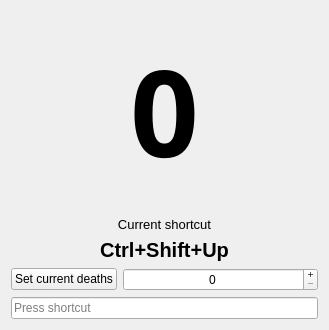
<?xml version="1.0" encoding="UTF-8"?>
<ui version="4.0">
 <class>MainWidget</class>
 <widget class="QWidget" name="MainWidget">
  <property name="geometry">
   <rect>
    <x>0</x>
    <y>0</y>
    <width>329</width>
    <height>330</height>
   </rect>
  </property>
  <property name="windowTitle">
   <string>Form</string>
  </property>
  <layout class="QVBoxLayout" name="verticalLayout_2">
   <item>
    <layout class="QVBoxLayout" name="mainVerticalLayout">
     <item>
      <spacer name="verticalSpacerTop">
       <property name="orientation">
        <enum>Qt::Vertical</enum>
       </property>
       <property name="sizeHint" stdset="0">
        <size>
         <width>20</width>
         <height>40</height>
        </size>
       </property>
      </spacer>
     </item>
     <item>
      <widget class="QLabel" name="currentDeathsLabel">
       <property name="sizePolicy">
        <sizepolicy hsizetype="Preferred" vsizetype="Expanding">
         <horstretch>0</horstretch>
         <verstretch>0</verstretch>
        </sizepolicy>
       </property>
       <property name="font">
        <font>
         <family>Noto Sans</family>
         <pointsize>90</pointsize>
         <weight>75</weight>
         <italic>false</italic>
         <bold>true</bold>
         <stylestrategy>PreferDefault</stylestrategy>
        </font>
       </property>
       <property name="text">
        <string notr="true">0</string>
       </property>
       <property name="textFormat">
        <enum>Qt::PlainText</enum>
       </property>
       <property name="alignment">
        <set>Qt::AlignCenter</set>
       </property>
      </widget>
     </item>
     <item>
      <spacer name="verticalSpacerBottom">
       <property name="orientation">
        <enum>Qt::Vertical</enum>
       </property>
       <property name="sizeType">
        <enum>QSizePolicy::Expanding</enum>
       </property>
       <property name="sizeHint" stdset="0">
        <size>
         <width>20</width>
         <height>40</height>
        </size>
       </property>
      </spacer>
     </item>
     <item>
      <widget class="QLabel" name="currentShortcutLabel">
       <property name="maximumSize">
        <size>
         <width>16777215</width>
         <height>25</height>
        </size>
       </property>
       <property name="font">
        <font>
         <pointsize>10</pointsize>
         <weight>50</weight>
         <bold>false</bold>
        </font>
       </property>
       <property name="text">
        <string>Current shortcut</string>
       </property>
       <property name="textFormat">
        <enum>Qt::PlainText</enum>
       </property>
       <property name="alignment">
        <set>Qt::AlignBottom|Qt::AlignHCenter</set>
       </property>
      </widget>
     </item>
     <item>
      <widget class="QLabel" name="currentHotkeyLabel">
       <property name="maximumSize">
        <size>
         <width>16777215</width>
         <height>40</height>
        </size>
       </property>
       <property name="font">
        <font>
         <pointsize>15</pointsize>
         <weight>75</weight>
         <bold>true</bold>
        </font>
       </property>
       <property name="text">
        <string>Ctrl+Shift+Up</string>
       </property>
       <property name="textFormat">
        <enum>Qt::PlainText</enum>
       </property>
       <property name="alignment">
        <set>Qt::AlignHCenter|Qt::AlignTop</set>
       </property>
      </widget>
     </item>
     <item>
      <layout class="QFormLayout" name="configFormLayout">
       <item row="0" column="0">
        <widget class="QPushButton" name="setDeathsButton">
         <property name="sizePolicy">
          <sizepolicy hsizetype="Expanding" vsizetype="Fixed">
           <horstretch>0</horstretch>
           <verstretch>0</verstretch>
          </sizepolicy>
         </property>
         <property name="font">
          <font>
           <weight>50</weight>
           <bold>false</bold>
          </font>
         </property>
         <property name="text">
          <string>Set current deaths</string>
         </property>
        </widget>
       </item>
       <item row="0" column="1">
        <widget class="QSpinBox" name="deathsSpinBox">
         <property name="sizePolicy">
          <sizepolicy hsizetype="Expanding" vsizetype="Fixed">
           <horstretch>0</horstretch>
           <verstretch>0</verstretch>
          </sizepolicy>
         </property>
         <property name="maximumSize">
          <size>
           <width>16777215</width>
           <height>36</height>
          </size>
         </property>
         <property name="wrapping">
          <bool>false</bool>
         </property>
         <property name="alignment">
          <set>Qt::AlignCenter</set>
         </property>
         <property name="buttonSymbols">
          <enum>QAbstractSpinBox::PlusMinus</enum>
         </property>
         <property name="accelerated">
          <bool>true</bool>
         </property>
         <property name="correctionMode">
          <enum>QAbstractSpinBox::CorrectToNearestValue</enum>
         </property>
         <property name="maximum">
          <number>100000</number>
         </property>
        </widget>
       </item>
      </layout>
     </item>
     <item>
      <widget class="QKeySequenceEdit" name="keySequenceEdit"/>
     </item>
    </layout>
   </item>
  </layout>
 </widget>
 <resources/>
 <connections/>
</ui>
